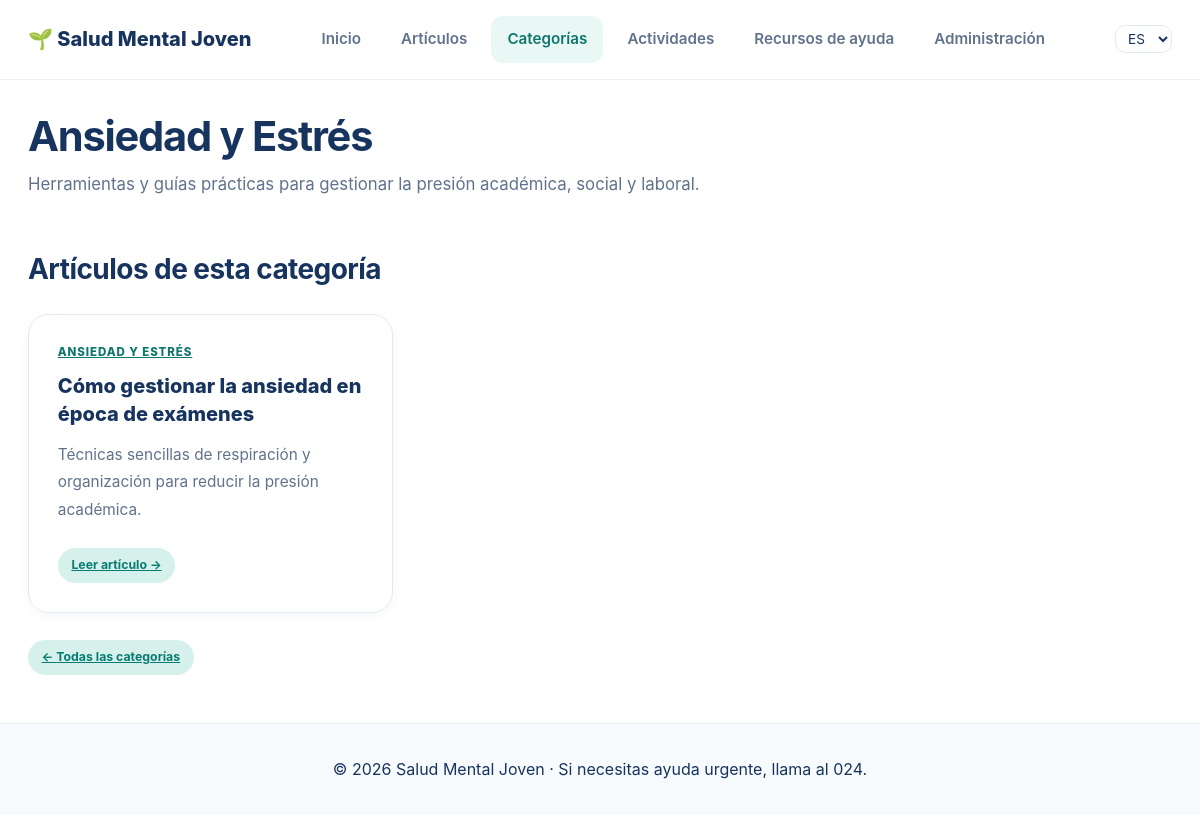
The app's page /es/categorias/2/, older data.
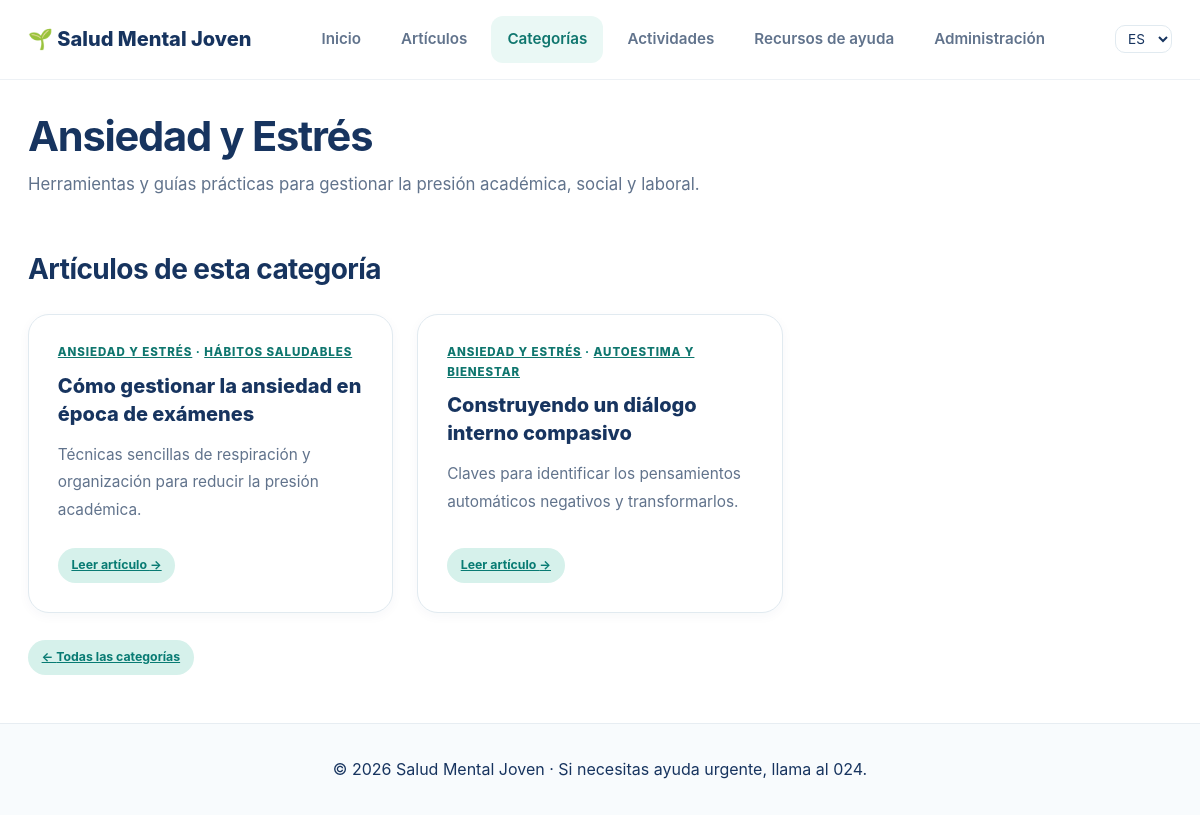
The same page, newer data.
### appSaludMentalJoven/models.py (models this page shows, shortened)
class Categoria(models.Model):
    nombre = models.CharField(max_length=100, verbose_name="Nombre de la categoría")
    descripcion = models.TextField(blank=True, verbose_name="Descripción")
    class Meta:
        verbose_name = "Categoría"
        verbose_name_plural = "Categorías"
        ordering = ['nombre']

class Articulo(models.Model):
    titulo = models.CharField(max_length=200, verbose_name="Título del artículo")
    resumen = models.CharField(max_length=300, verbose_name="Resumen")
    contenido = models.TextField(verbose_name="Contenido completo")
    autor = models.CharField(max_length=100, default="Equipo SMJ", verbose_name="Autor/a")
    categorias = models.ManyToManyField(Categoria, related_name='articulos', verbose_name="Categorías")
    tematicas = models.ManyToManyField(Tematica, blank=True, related_name='articulos', verbose_name="Temáticas")
    fecha_publicacion = models.DateField(auto_now_add=True, verbose_name="Fecha de publicación")
    class Meta:
        verbose_name = "Artículo"
        verbose_name_plural = "Artículos"
        ordering = ['-fecha_publicacion']

### appSaludMentalJoven/views.py (the view)
# urls.py: path('categorias/<int:categoria_id>/', views.CategoriaDetailView.as_view(), name='detalle_categoria'),
class CategoriaDetailView(DetailView):
    model = Categoria
    template_name = 'categoria_detail.html'
    context_object_name = 'categoria'
    pk_url_kwarg = 'categoria_id'
    def get_context_data(self, **kwargs):
        context = super().get_context_data(**kwargs)
        context['articulos'] = self.object.articulos.prefetch_related('categorias')
        return context

### appSaludMentalJoven/templates/categoria_detail.html (shortened to what this page needs)
{% extends 'base.html' %}
{% load i18n %}
{% block content %}
<h1>{{ categoria.nombre }}</h1>
<p>{{ categoria.descripcion }}</p>
<h2>{% translate "Artículos de esta categoría" %}</h2>
<div class="cards-grid">
    {% for a in articulos %}
    <article class="info-card">
        <span class="card-number">
            {% for c in a.categorias.all %}<a href="{% url 'appSaludMentalJoven:detalle_categoria' c.id %}">{{ c.nombre|upper }}</a>{% if not forloop.last %} · {% endif %}{% endfor %}
        </span>
        <h3>{{ a.titulo }}</h3>
        <p>{{ a.resumen }}</p>
        <a href="{% url 'appSaludMentalJoven:detalle_articulo' a.id %}" class="tag">{% translate "Leer artículo" %} &rarr;</a>
    </article>
    {% empty %}<p>{% translate "Esta categoría todavía no tiene artículos." %}</p>{% endfor %}
</div>
<br>
<a href="{% url 'appSaludMentalJoven:categorias' %}" class="tag">&larr; {% translate "Todas las categorías" %}</a>
{% endblock %}

Row changes from the older to the newer data that the page shows:
shown differently, row unchanged: Categoria "ANSIEDAD Y ESTRÉS": now shows "·"
changed Articulo "Cómo gestionar la ansiedad en época de exámenes": gains Categoria (nombre "HÁBITOS SALUDABLES")
now on this page (row unchanged): Articulo: titulo "Construyendo un diálogo interno compasivo", resumen "Claves para identificar los pensamientos automáticos negativos y transformarlos.", Categoria (nombre "ANSIEDAD Y ESTRÉS")
now on this page (row unchanged): Categoria: nombre "AUTOESTIMA Y BIENESTAR", shown under "Construyendo un diálogo interno compasivo"
